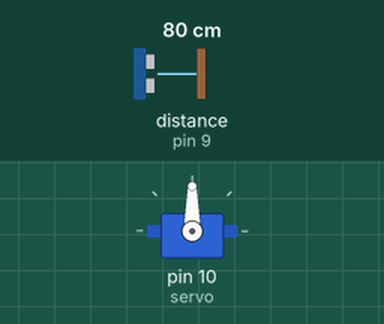
Bench run of a sketch on a simulated Arduino Uno, built with avr-gcc and run on an emulated ATmega328P. Shown: servo. Wiring (inferred from the names in the program): ultrasonic range finder: trigger pin 8; echo pin 9. Inputs (shaded band) come from the test bench; at power-on: distance to the obstacle (sensor on pin 9) 80 cm. The echo pulse lasts 58.3 µs per cm; what the sketch prints to the serial monitor is not drawn.

Above: at 2.9 s.
3.0 s: distance to the obstacle (sensor on pin 9) set to 7 cm
5.8 s: distance to the obstacle (sensor on pin 9) set to 4 cm
At 6.9 s:
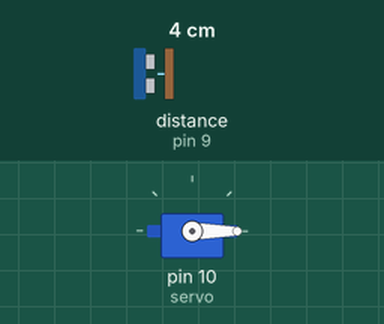
8.6 s: distance to the obstacle (sensor on pin 9) set to 9 cm
At 11.4 s:
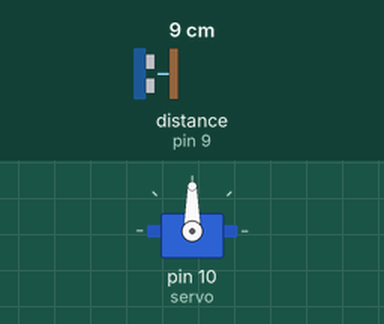
12.1 s: distance to the obstacle (sensor on pin 9) set to 2 cm
At 13.1 s:
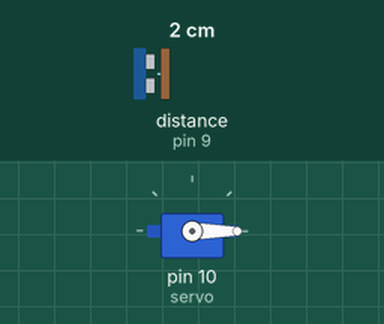
Timing chart, 0 to 15.1 s (numbered marks = the images above; inputs shaded):
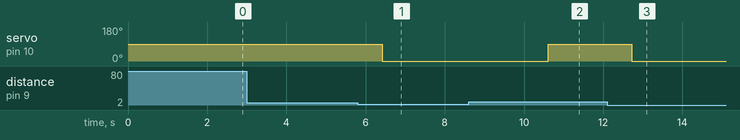

Measured:
- the behaviour switches between 6 and 5 cm on distance to the obstacle (sensor on pin 9) (found by bisection; images 0 and 1)
- after the input at 3.0 s, every drawn part: stays the same
- after the input at 5.8 s, servo on pin 10 (servo): 90° → 0° after 0.61 s
- after the input at 8.6 s, servo on pin 10 (servo): 0° → 90° after 2.0 s
- after the input at 12.1 s, servo on pin 10 (servo): 90° → 0° after 0.62 s

The sketch:

servo_sample1.ino
```cpp
#include <Servo.h>

#define trigPin 8
#define echoPin 9

float Duration = 0;
float Distance = 0;

Servo servo;

void setup() {
  Serial.begin(9600);

  pinMode(echoPin, INPUT);
  pinMode(trigPin, OUTPUT);

  servo.attach(10, 500, 2400);
  pinMode(10, OUTPUT);
}


void loop() {
  digitalWrite(trigPin,LOW);
  delayMicroseconds(2);

  digitalWrite(trigPin,HIGH);
  delayMicroseconds(10);
  digitalWrite(trigPin,LOW);

  Duration = pulseIn(echoPin,HIGH);

  Duration = Duration / 2;
  Distance = Duration*340*100/1000000;

  Serial.print("距離 ");
  Serial.print(Distance);
  Serial.println(" cm");

  delay(100);

 if(Distance >= 5.00){
  servo.write(90);
  delay(1000);
 }else{
  delayMicroseconds(2);
  servo.write(0);
  delay(1000);
 }

  delay(1000);
}
```
